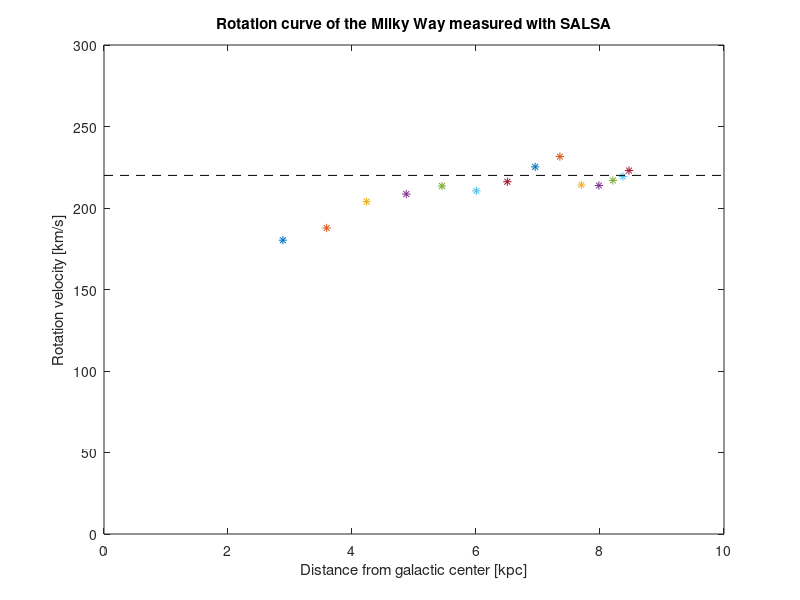

The MATLAB script that drew this image:
% MATLAB script to plot a rotation curve of the Milky Way using data  from the SALSA telescope.
% written by Eskil Varenius 2014-12-21. Tested on Matlab R2014a. 
% INPUT: A tex file produced by the script "batch_fit", i.e. one line for each spectrum with 
% coordinates and fitted velocities
% OUTPUT: A pdf-file with a plot. This file may have some unnecessary whitespace around the figure,
% which can be removed by e.g. using the linux program "pdfcrop". Also saves an output file
% with the R and V values for plotting elsewhere.

% Define radius and velocity of the Sun.
R0 = 8.5; % kpc
V0 = 220; % km/s

% Infile
fid= fopen('ALLDATA.txt');
% Outfile
oid= fopen('ROTVALUES.txt', 'w');
fprintf(oid,'# R V(R) \n');

clf
% Read first line
tline = fgetl(fid);
% Loop until file is empty
while ischar(tline)
    % Convert from line of text to array of numbers
    numline = str2num(tline);
    % Get coordinates from first two numbers
    GLON = numline(1);
    GLAT = numline(2);
	if GLON<=90
        % Get maximum velocity, i.e. max of all fitted components
        vmax = max(numline(3:length(numline)));
        % Calculate distance and rotational velocity. Convert to radians for the sin-function.
        R = R0*sin(GLON*pi/180.0);
        V = vmax + V0*sin(GLON*pi/180.0);
        % Write line in outfile
        fprintf(oid,'%f %f \n',R, V);
        % Plot
        plot(R,V,'*')
        hold on
	end
    % Read next line
    tline = fgetl(fid);
end
% Close input file
fclose(fid);
% Set plot limits from 0 to 10kpc and 0 to 300 km/s.
rmin = 0; rmax = 10;
axis([rmin, rmax, 0, 300])
% Plot horizontal line at V0
plot([rmin, rmax],[V0,V0], 'k--')
title('Rotation curve of the Milky Way measured with SALSA')
xlabel('Distance from galactic center [kpc]')
ylabel('Rotation velocity [km/s]')
% Save final figure to file
print -painters -dpdf -r300 RotationCurve.pdf
